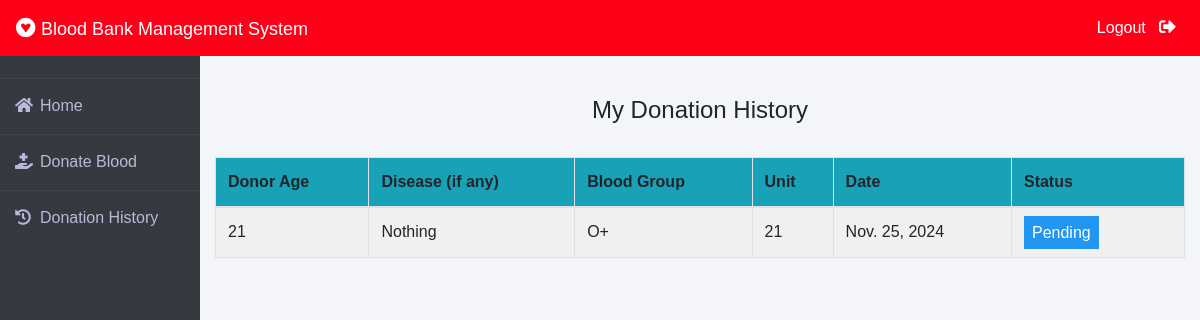
/donation_history/ (signed in), run on an earlier commit of the app's database.
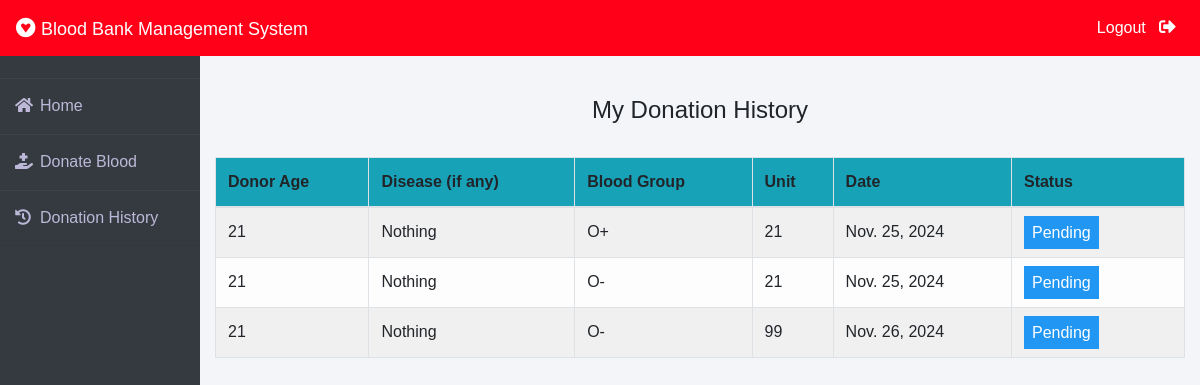
And on a later commit of the database.
### myapp/models.py (models this page shows, shortened)
class BloodDonate(models.Model):
    donor=models.ForeignKey(Donor,on_delete=models.CASCADE)
    disease=models.CharField(max_length=100,default="Nothing")
    age=models.PositiveIntegerField()
    bloodgroup=models.CharField(max_length=10)
    unit=models.PositiveIntegerField(default=0)
    status=models.CharField(max_length=20,default="Pending")
    date=models.DateField(auto_now=True)

### myapp/views.py (the view)
# urls.py: path('donation_history/', views.donation_history, name='donation_history'),
def donation_history(request):
    if request.user.is_authenticated and hasattr(request.user, 'donor'):
        donor = Donor.objects.get(user=request.user)
        donations = BloodDonate.objects.filter(donor=donor)
        return render(request, 'myapp/donation_history.html', {'donations': donations})
    messages.error(request, 'You are not authorized to view this page.')
    return redirect('home')

### myapp/templates/myapp/donation_history.html (shortened to what this page needs)
{% extends 'myapp/donorbase.html' %}
{% block content %}
{% load widget_tweaks %}
{%load static%}
<head>
   </head>
<br><br>
<div class="container">
    <H4 class="text-center">My Donation History</H4><br>
    <table class="table table-light table-hover table-bordered table-striped">
        <thead class="bg-info">
            <tr>
                <th scope="col">Donor Age</th>
                <th scope="col">Disease (if any)</th>
                <th scope="col">Blood Group</th>
                <th scope="col">Unit</th>
                <th scope="col">Date</th>
                <th scope="col">Status</th>
            </tr>
        </thead>
        <tbody>
            {% for t in donations %}
            <tr>
                <td>{{t.age}}</td>
                <td> {{t.disease}}</td>
                <td>{{t.bloodgroup}}</td>
                <td>{{t.unit}}</td>
                <td>{{t.date}}</td>
                {% if t.status == 'Approved' %}
                <td><span class="label warning"> Approved</span></td>
                {% elif t.status == 'Rejected' %}
                <td><span class="label success">Rejected</span></td>
                {% else %}
                <td><span style="color: white;margin-left: 0px;" class="label info">Pending</span></td>
                {% endif %}
            </tr>
            {% endfor %}
        </tbody>
    </table>
</div>
{% endblock content %}

### myapp/templates/myapp/donorbase.html (shortened to what this page needs)
<!DOCTYPE html>
<html lang="en">
<head>
    <link rel="stylesheet" href="https://maxcdn.bootstrapcdn.com/bootstrap/4.0.0/css/bootstrap.min.css">
    <link rel="stylesheet" href="https://cdnjs.cloudflare.com/ajax/libs/font-awesome/5.14.0/css/all.css">
</head>
<body>
    <nav class="navbar navbar-expand-lg navbar-light fixed-top bg-danger">
        <a style="color:white;" class="navbar-brand" href="/"><i class="fab fa-gratipay"></i>&nbsp;<font face = "Comic sans MS" size ="4">Blood Bank Management System</font></a>
        <div class="navbar-collapse collapse w-100 order-3 dual-collapse2">
            <ul class="navbar-nav ml-auto">
                <li class="nav-item">
                  <a class="nav-link" style="color: white;" href="{% url 'donor_logout' %}">Logout &nbsp; <i class="fas fa-sign-out-alt"></i></a>
                </li>
            </ul>
        </div>
      </nav>
<br><br>
<div class="wrapper">
    <div class="sidebar">
        <ul>
    <li><a style="text-decoration:none;" href="{% url 'home' %}"><i class="fas fa-home"></i>Home</a></li>
    <li><a style="text-decoration:none;" href="{% url 'donate_blood' %}"><i class="fas fa-hand-holding-medical"></i>Donate Blood</a></li>
    <li><a style="text-decoration:none;" href="{% url 'donation_history' %}"><i class="fas fa-history"></i>Donation History</a></li>
</ul>
    </div>
    <div class="main_content">
{% block content %}
{% endblock content %}
    </div>
</div>
</body>
</html>

### myapp/templates/myapp/donorbase.html (style rules this page uses)
* { margin: 0; padding: 0; box-sizing: border-box; list-style: none; text-decoration: none; font-family: 'Josefin Sans', sans-serif; }
body { background-color: #f3f5f9; }
.bg-danger { background-color: #ff0018!important; }
.wrapper { display: flex; position: relative; }
.wrapper .sidebar { width: 200px; height: 100%; background: #343a40; padding: 30px 0px; position: fixed; }
.wrapper .sidebar ul li { padding: 15px; border-bottom: 1px solid #bdb8d7; border-bottom: 1px solid rgba(0,0,0,0.05); border-top: 1px solid rgba(255,255,255,0.05); }
.wrapper .sidebar ul li a { color: #bdb8d7; display: block; }
.wrapper .sidebar ul li a .fas { width: 25px; }
.wrapper .main_content { width: 100%; margin-left: 200px; }
.wrapper .main_content .info { margin: 20px; color: #717171; line-height: 25px; }
.fa-sign-out-alt { color: white; font-size: 2ex; }

### myapp/templates/myapp/donation_history.html (style rules this page uses)
.label { color: white; padding: 8px; }
.info { background-color: #2196F3; }

What changed in the data, as far as the page shows it:
added BloodDonate: age "21", disease "Nothing", bloodgroup "O-", unit "21", date "Nov. 25, 2024", status "Pending"
added BloodDonate: age "21", disease "Nothing", bloodgroup "O-", unit "99", date "Nov. 26, 2024", status "Pending"
